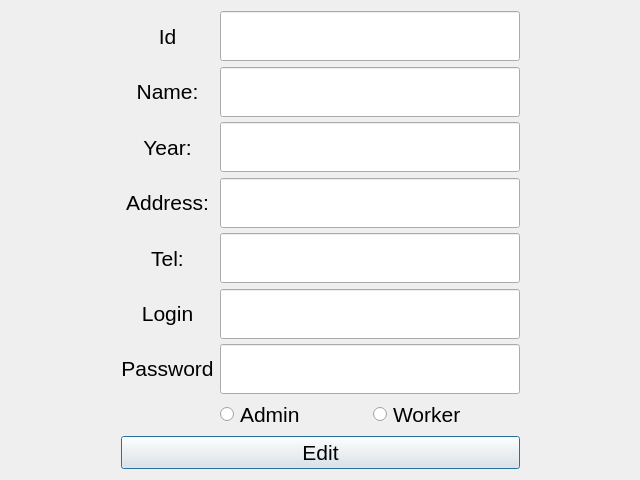
<?xml version="1.0" encoding="UTF-8"?>
<ui version="4.0">
 <class>EditPerson</class>
 <widget class="QDialog" name="EditPerson">
  <property name="geometry">
   <rect>
    <x>0</x>
    <y>0</y>
    <width>640</width>
    <height>480</height>
   </rect>
  </property>
  <property name="minimumSize">
   <size>
    <width>640</width>
    <height>480</height>
   </size>
  </property>
  <property name="maximumSize">
   <size>
    <width>640</width>
    <height>480</height>
   </size>
  </property>
  <property name="windowTitle">
   <string>Dialog</string>
  </property>
  <layout class="QGridLayout" name="gridLayout">
   <item row="1" column="1">
    <layout class="QVBoxLayout" name="verticalLayout_2">
     <item>
      <layout class="QVBoxLayout" name="verticalLayout">
       <item>
        <layout class="QHBoxLayout" name="horizontalLayout_5">
         <item>
          <widget class="QLabel" name="label_5">
           <property name="font">
            <font>
             <pointsize>16</pointsize>
            </font>
           </property>
           <property name="text">
            <string>Id</string>
           </property>
           <property name="alignment">
            <set>Qt::AlignCenter</set>
           </property>
          </widget>
         </item>
         <item>
          <widget class="QLineEdit" name="id">
           <property name="minimumSize">
            <size>
             <width>300</width>
             <height>50</height>
            </size>
           </property>
           <property name="maximumSize">
            <size>
             <width>300</width>
             <height>50</height>
            </size>
           </property>
           <property name="font">
            <font>
             <pointsize>16</pointsize>
             <italic>false</italic>
            </font>
           </property>
           <property name="contextMenuPolicy">
            <enum>Qt::DefaultContextMenu</enum>
           </property>
           <property name="locale">
            <locale language="Russian" country="Russia"/>
           </property>
           <property name="text">
            <string/>
           </property>
           <property name="maxLength">
            <number>50</number>
           </property>
           <property name="echoMode">
            <enum>QLineEdit::Normal</enum>
           </property>
           <property name="alignment">
            <set>Qt::AlignCenter</set>
           </property>
           <property name="dragEnabled">
            <bool>false</bool>
           </property>
          </widget>
         </item>
        </layout>
       </item>
       <item>
        <layout class="QHBoxLayout" name="horizontalLayout">
         <item>
          <widget class="QLabel" name="label">
           <property name="font">
            <font>
             <pointsize>16</pointsize>
            </font>
           </property>
           <property name="text">
            <string>Name:</string>
           </property>
           <property name="alignment">
            <set>Qt::AlignCenter</set>
           </property>
          </widget>
         </item>
         <item>
          <widget class="QLineEdit" name="Name">
           <property name="enabled">
            <bool>true</bool>
           </property>
           <property name="minimumSize">
            <size>
             <width>300</width>
             <height>50</height>
            </size>
           </property>
           <property name="maximumSize">
            <size>
             <width>300</width>
             <height>50</height>
            </size>
           </property>
           <property name="font">
            <font>
             <pointsize>16</pointsize>
             <italic>false</italic>
            </font>
           </property>
           <property name="cursor">
            <cursorShape>IBeamCursor</cursorShape>
           </property>
           <property name="tabletTracking">
            <bool>false</bool>
           </property>
           <property name="contextMenuPolicy">
            <enum>Qt::DefaultContextMenu</enum>
           </property>
           <property name="statusTip">
            <string/>
           </property>
           <property name="locale">
            <locale language="Russian" country="Russia"/>
           </property>
           <property name="text">
            <string comment="Name" extracomment="Name"/>
           </property>
           <property name="maxLength">
            <number>50</number>
           </property>
           <property name="echoMode">
            <enum>QLineEdit::Normal</enum>
           </property>
           <property name="alignment">
            <set>Qt::AlignCenter</set>
           </property>
           <property name="dragEnabled">
            <bool>false</bool>
           </property>
          </widget>
         </item>
        </layout>
       </item>
       <item>
        <layout class="QHBoxLayout" name="horizontalLayout_2">
         <item>
          <widget class="QLabel" name="label_2">
           <property name="font">
            <font>
             <pointsize>16</pointsize>
            </font>
           </property>
           <property name="text">
            <string>Year:</string>
           </property>
           <property name="alignment">
            <set>Qt::AlignCenter</set>
           </property>
          </widget>
         </item>
         <item>
          <widget class="QLineEdit" name="Year">
           <property name="minimumSize">
            <size>
             <width>300</width>
             <height>50</height>
            </size>
           </property>
           <property name="maximumSize">
            <size>
             <width>300</width>
             <height>50</height>
            </size>
           </property>
           <property name="font">
            <font>
             <pointsize>16</pointsize>
             <italic>false</italic>
            </font>
           </property>
           <property name="contextMenuPolicy">
            <enum>Qt::DefaultContextMenu</enum>
           </property>
           <property name="locale">
            <locale language="Russian" country="Russia"/>
           </property>
           <property name="text">
            <string/>
           </property>
           <property name="maxLength">
            <number>50</number>
           </property>
           <property name="echoMode">
            <enum>QLineEdit::Normal</enum>
           </property>
           <property name="alignment">
            <set>Qt::AlignCenter</set>
           </property>
           <property name="dragEnabled">
            <bool>false</bool>
           </property>
          </widget>
         </item>
        </layout>
       </item>
       <item>
        <layout class="QHBoxLayout" name="horizontalLayout_3">
         <item>
          <widget class="QLabel" name="label_3">
           <property name="font">
            <font>
             <pointsize>16</pointsize>
            </font>
           </property>
           <property name="text">
            <string>Address:</string>
           </property>
           <property name="alignment">
            <set>Qt::AlignCenter</set>
           </property>
          </widget>
         </item>
         <item>
          <widget class="QLineEdit" name="Address">
           <property name="minimumSize">
            <size>
             <width>300</width>
             <height>50</height>
            </size>
           </property>
           <property name="maximumSize">
            <size>
             <width>300</width>
             <height>50</height>
            </size>
           </property>
           <property name="font">
            <font>
             <pointsize>16</pointsize>
             <italic>false</italic>
            </font>
           </property>
           <property name="contextMenuPolicy">
            <enum>Qt::DefaultContextMenu</enum>
           </property>
           <property name="locale">
            <locale language="Russian" country="Russia"/>
           </property>
           <property name="text">
            <string/>
           </property>
           <property name="maxLength">
            <number>50</number>
           </property>
           <property name="echoMode">
            <enum>QLineEdit::Normal</enum>
           </property>
           <property name="alignment">
            <set>Qt::AlignCenter</set>
           </property>
           <property name="dragEnabled">
            <bool>false</bool>
           </property>
          </widget>
         </item>
        </layout>
       </item>
       <item>
        <layout class="QHBoxLayout" name="horizontalLayout_4">
         <item>
          <widget class="QLabel" name="label_4">
           <property name="font">
            <font>
             <pointsize>16</pointsize>
            </font>
           </property>
           <property name="text">
            <string>Tel:</string>
           </property>
           <property name="alignment">
            <set>Qt::AlignCenter</set>
           </property>
          </widget>
         </item>
         <item>
          <widget class="QLineEdit" name="Tel">
           <property name="minimumSize">
            <size>
             <width>300</width>
             <height>50</height>
            </size>
           </property>
           <property name="maximumSize">
            <size>
             <width>300</width>
             <height>50</height>
            </size>
           </property>
           <property name="font">
            <font>
             <pointsize>16</pointsize>
             <italic>false</italic>
            </font>
           </property>
           <property name="contextMenuPolicy">
            <enum>Qt::DefaultContextMenu</enum>
           </property>
           <property name="locale">
            <locale language="Russian" country="Russia"/>
           </property>
           <property name="text">
            <string/>
           </property>
           <property name="maxLength">
            <number>50</number>
           </property>
           <property name="echoMode">
            <enum>QLineEdit::Normal</enum>
           </property>
           <property name="alignment">
            <set>Qt::AlignCenter</set>
           </property>
           <property name="dragEnabled">
            <bool>false</bool>
           </property>
          </widget>
         </item>
        </layout>
       </item>
       <item>
        <layout class="QHBoxLayout" name="horizontalLayout_6">
         <item>
          <widget class="QLabel" name="label_7">
           <property name="font">
            <font>
             <pointsize>16</pointsize>
            </font>
           </property>
           <property name="text">
            <string>Login</string>
           </property>
           <property name="alignment">
            <set>Qt::AlignCenter</set>
           </property>
          </widget>
         </item>
         <item>
          <widget class="QLineEdit" name="login">
           <property name="minimumSize">
            <size>
             <width>300</width>
             <height>50</height>
            </size>
           </property>
           <property name="maximumSize">
            <size>
             <width>300</width>
             <height>50</height>
            </size>
           </property>
           <property name="font">
            <font>
             <pointsize>16</pointsize>
             <italic>false</italic>
            </font>
           </property>
           <property name="contextMenuPolicy">
            <enum>Qt::DefaultContextMenu</enum>
           </property>
           <property name="locale">
            <locale language="Russian" country="Russia"/>
           </property>
           <property name="text">
            <string/>
           </property>
           <property name="maxLength">
            <number>50</number>
           </property>
           <property name="echoMode">
            <enum>QLineEdit::Normal</enum>
           </property>
           <property name="alignment">
            <set>Qt::AlignCenter</set>
           </property>
           <property name="dragEnabled">
            <bool>false</bool>
           </property>
          </widget>
         </item>
        </layout>
       </item>
       <item>
        <layout class="QHBoxLayout" name="horizontalLayout_7">
         <item>
          <widget class="QLabel" name="label_6">
           <property name="font">
            <font>
             <pointsize>16</pointsize>
            </font>
           </property>
           <property name="text">
            <string>Password</string>
           </property>
           <property name="alignment">
            <set>Qt::AlignCenter</set>
           </property>
          </widget>
         </item>
         <item>
          <widget class="QLineEdit" name="password">
           <property name="minimumSize">
            <size>
             <width>300</width>
             <height>50</height>
            </size>
           </property>
           <property name="maximumSize">
            <size>
             <width>300</width>
             <height>50</height>
            </size>
           </property>
           <property name="font">
            <font>
             <pointsize>16</pointsize>
             <italic>false</italic>
            </font>
           </property>
           <property name="contextMenuPolicy">
            <enum>Qt::DefaultContextMenu</enum>
           </property>
           <property name="locale">
            <locale language="Russian" country="Russia"/>
           </property>
           <property name="text">
            <string/>
           </property>
           <property name="maxLength">
            <number>50</number>
           </property>
           <property name="echoMode">
            <enum>QLineEdit::Normal</enum>
           </property>
           <property name="alignment">
            <set>Qt::AlignCenter</set>
           </property>
           <property name="dragEnabled">
            <bool>false</bool>
           </property>
          </widget>
         </item>
        </layout>
       </item>
      </layout>
     </item>
     <item>
      <layout class="QHBoxLayout" name="horizontalLayout_8">
       <item>
        <spacer name="horizontalSpacer_3">
         <property name="orientation">
          <enum>Qt::Horizontal</enum>
         </property>
         <property name="sizeHint" stdset="0">
          <size>
           <width>20</width>
           <height>20</height>
          </size>
         </property>
        </spacer>
       </item>
       <item>
        <widget class="QRadioButton" name="Admin">
         <property name="minimumSize">
          <size>
           <width>147</width>
           <height>0</height>
          </size>
         </property>
         <property name="maximumSize">
          <size>
           <width>147</width>
           <height>16777215</height>
          </size>
         </property>
         <property name="font">
          <font>
           <pointsize>16</pointsize>
          </font>
         </property>
         <property name="text">
          <string>Admin</string>
         </property>
        </widget>
       </item>
       <item>
        <widget class="QRadioButton" name="Worker">
         <property name="minimumSize">
          <size>
           <width>147</width>
           <height>0</height>
          </size>
         </property>
         <property name="maximumSize">
          <size>
           <width>147</width>
           <height>16777215</height>
          </size>
         </property>
         <property name="font">
          <font>
           <pointsize>16</pointsize>
          </font>
         </property>
         <property name="text">
          <string>Worker</string>
         </property>
         <property name="checkable">
          <bool>true</bool>
         </property>
         <property name="checked">
          <bool>false</bool>
         </property>
        </widget>
       </item>
      </layout>
     </item>
     <item>
      <widget class="QPushButton" name="Edit">
       <property name="font">
        <font>
         <pointsize>16</pointsize>
        </font>
       </property>
       <property name="text">
        <string>Edit</string>
       </property>
      </widget>
     </item>
    </layout>
   </item>
   <item row="1" column="2">
    <spacer name="horizontalSpacer_2">
     <property name="orientation">
      <enum>Qt::Horizontal</enum>
     </property>
     <property name="sizeHint" stdset="0">
      <size>
       <width>102</width>
       <height>20</height>
      </size>
     </property>
    </spacer>
   </item>
   <item row="2" column="1">
    <spacer name="verticalSpacer">
     <property name="orientation">
      <enum>Qt::Vertical</enum>
     </property>
     <property name="sizeHint" stdset="0">
      <size>
       <width>20</width>
       <height>1</height>
      </size>
     </property>
    </spacer>
   </item>
   <item row="1" column="0">
    <spacer name="horizontalSpacer">
     <property name="orientation">
      <enum>Qt::Horizontal</enum>
     </property>
     <property name="sizeHint" stdset="0">
      <size>
       <width>102</width>
       <height>20</height>
      </size>
     </property>
    </spacer>
   </item>
   <item row="0" column="1">
    <spacer name="verticalSpacer_2">
     <property name="orientation">
      <enum>Qt::Vertical</enum>
     </property>
     <property name="sizeHint" stdset="0">
      <size>
       <width>20</width>
       <height>0</height>
      </size>
     </property>
    </spacer>
   </item>
  </layout>
 </widget>
 <resources/>
 <connections/>
</ui>
